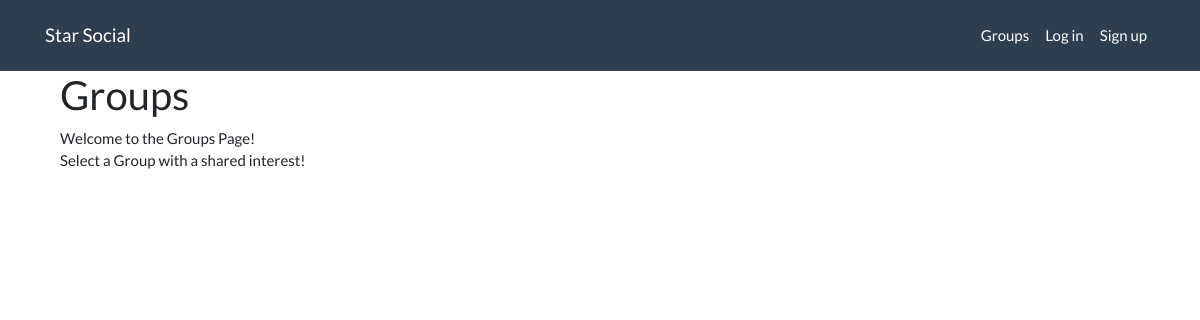
The page /groups/ on the database as committed earlier.
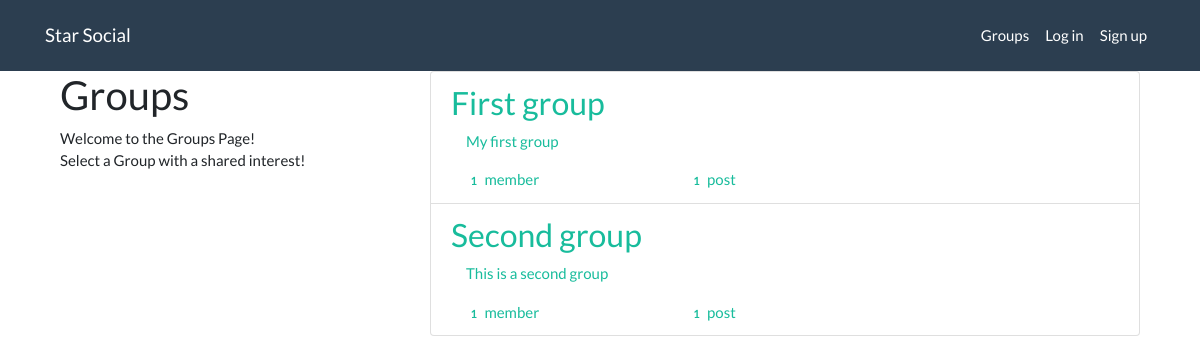
The same page on the database as committed later.
### groups/models.py (models this page shows, shortened)
class Group(models.Model):
    name = models.CharField(max_length=255, unique=True)
    slug = models.SlugField(allow_unicode=True, unique=True)
    description = models.TextField(blank=True, default='')
    description_html = models.TextField(editable=False, default='', blank=True)
    members = models.ManyToManyField(User, through='GroupMember')
    class Meta:
        ordering = ['name']

### groups/views.py (the view)
# urls.py: path('', views.ListGroups.as_view(), name='all'),
class ListGroups(generic.ListView):
    model = Group

### groups/templates/groups/group_list.html (shortened to what this page needs)
{% extends "groups/group_base.html" %}
{% block pregroup %}
    <div class="col-md-4">
        <div class="content">
                <h2>Groups</h2>
                <p>Welcome to the Groups Page! <br>Select a Group with a shared interest!</p>
        </div>
    </div>
{% endblock %}
{% block group_content %}
    <div class="col-md-8">
        <div class="list-group">
            {% for group in object_list %}
                <a class="list-group-item" href="{% url 'groups:single'  slug=group.slug%}">
                    <h3 class="title list-group-item-heading">{{group.name}}</h3>
                    <div class="list-group-item-text container-fluid">
                        {{group.description_html|safe}}
                        <div class="row">
                            <div class="col-md-4">
                                <span class="badge">
                                    {{group.members.count}}
                                </span>
                                member{{group.members.count|pluralize}}
                            </div>
                            <div class="col-md-4">
                                <span class="badge">
                                    {{group.posts.count}}
                                </span>
                                post{{group.posts.count|pluralize}}
                            </div>
                        </div>
                    </div>
                </a>
            {% endfor %}
        </div>
    </div>
{% endblock %}

### groups/templates/groups/group_base.html (shortened to what this page needs)
{% extends "base.html" %}
{% block content %}
    <div class="container">
        <div class="row">
            {% block pregroup %}{% endblock %}
            {% block group_content %}{% endblock %}
        </div>
    </div>
{% endblock %}

### templates/base.html (shortened to what this page needs)
<!DOCTYPE html>
{% load static %}
<html lang="en">
<head>
    <link href="https://stackpath.bootstrapcdn.com/bootswatch/4.3.1/flatly/bootstrap.min.css" rel="stylesheet">
    <link href="https://maxcdn.bootstrapcdn.com/font-awesome/4.7.0/css/font-awesome.min.css" rel="stylesheet">
    <link rel="stylesheet" href="{% static 'simplesocial/css/master.css'%}">
</head>
<body>
    <nav class="navbar navbar-expand-lg navbar-dark bg-primary mynav" role="navigation" id="navbar">
      <div class="container">
        <div class="navbar-nav align-items-center">
            <a class="navbar-brand bigbrand mynav" href="{% url 'home' %}">Star Social</a>
        </div>
        <div class="navbar-nav align-items-center ml-auto">
          {% if user.is_authenticated %}
            <a class="nav-item nav-link" href="{% url 'posts:create' %}" class="btn btn-simple">Posts</a>
            <a class="nav-item nav-link" href="{% url 'groups:all' %}"class="btn btn-simple">Groups</a>
            <a class="nav-item nav-link" href="{% url 'groups:create' %}"class="btn btn-simple">Create Group</a>
            <a class="nav-item nav-link" href="{% url 'accounts:logout' %}"class="btn btn-simple">Log out</a>
          {% else %}
            <a class="nav-item nav-link" href="{% url 'groups:all' %}"class="btn btn-simple">Groups</a>
            <a class="nav-item nav-link" href="{% url 'accounts:login' %}"class="btn btn-simple">Log in</a>
            <a class="nav-item nav-link" href="{% url 'accounts:signup' %}"class="btn btn-simple">Sign up</a>
          {% endif %}
        </div>
      </div>
    </nav>
    <div class="container mycontent">
        {% block content %}
        {% endblock %}
    </div>
</body>
</html>

Rows that differ between the two databases and show on the page:
added Group: name "First group", description_html "My first group", members.count "1", posts.count "1"
added Group: name "Second group", description_html "This is a second group", members.count "1", posts.count "1"
